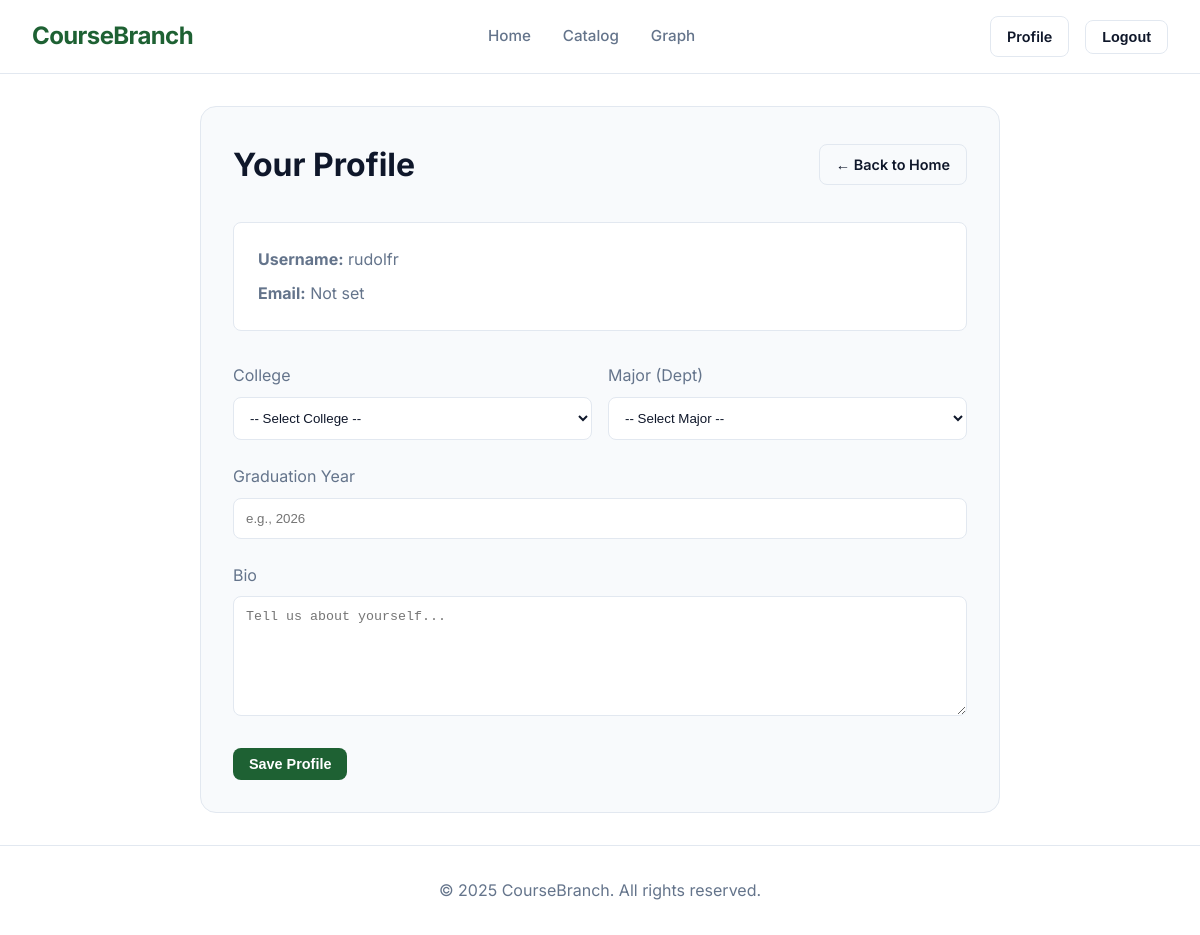
The app's page /profile/ (signed in), older data.
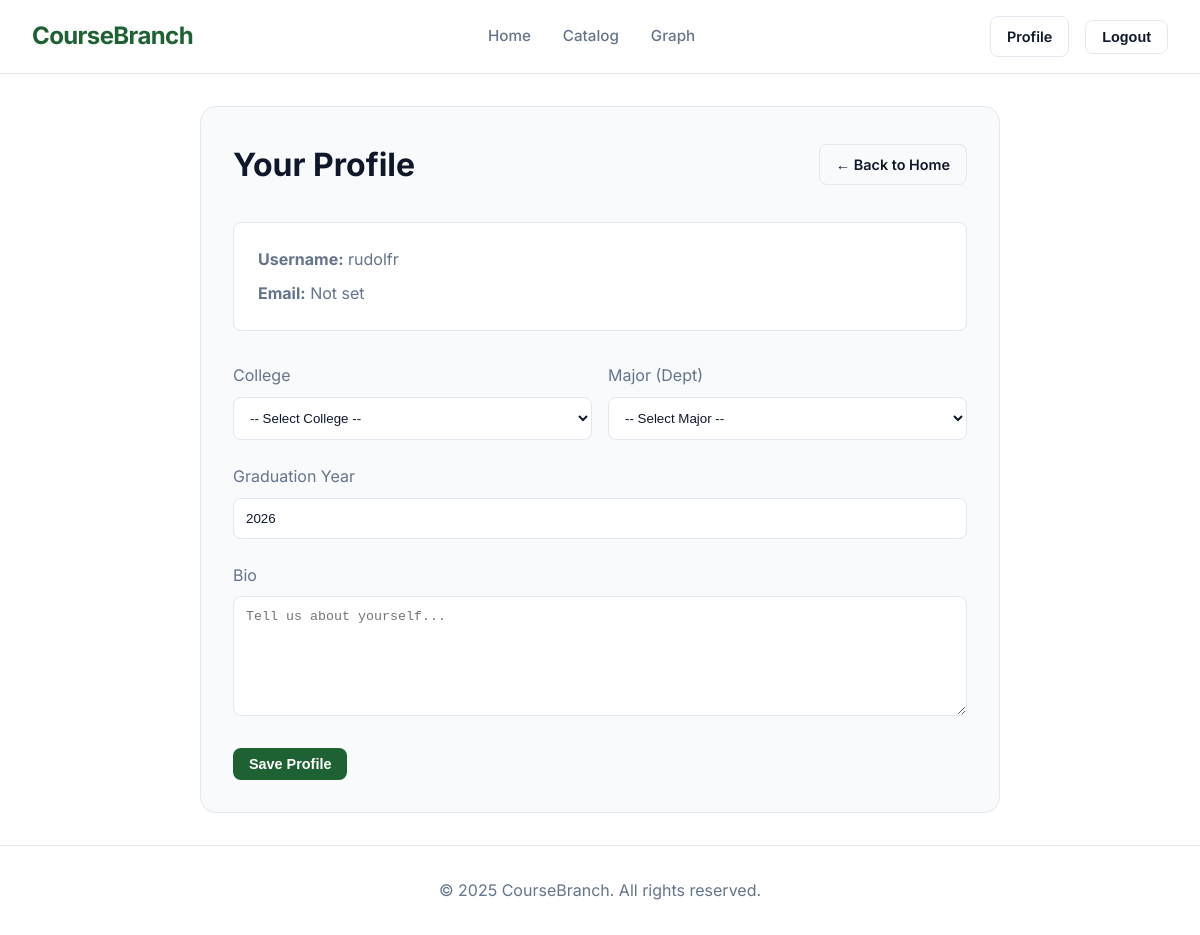
The same page, newer data.
### accounts/models.py (models this page shows, shortened)
class Profile(models.Model):
    user = models.OneToOneField(User, on_delete=models.CASCADE, related_name='profile')
    bio = models.TextField(blank=True, max_length=500)
    major = models.CharField(max_length=100, blank=True)
    college = models.CharField(max_length=100, blank=True)
    graduation_year = models.IntegerField(null=True, blank=True)

### accounts/views.py (the view, shortened to what this page needs)
# urls.py: path('profile/', views.profile_view, name='profile'),
@login_required
def profile_view(request):
    profile, _ = Profile.objects.get_or_create(user=request.user)
    colleges_data = get_colleges_and_majors()
    college_list = sorted(colleges_data.keys())
    return render(request, 'accounts/profile.html', {
        'profile': profile,
        'colleges_data': json.dumps(colleges_data), # Pass as JSON for JS
        'college_list': college_list
    })

### accounts/views.py (called while the page is built)
def get_colleges_and_majors():
    json_path = os.path.join(settings.BASE_DIR, 'bu_courses.json')
    data = {}
    try:
        with open(json_path, 'r', encoding='utf-8') as f:
            courses = json.load(f)
            for course in courses:
                code = course.get('course_code', '')
                parts = code.split()
                if len(parts) >= 2:
                    college = parts[0]
                    dept = parts[1]
                    if college not in data:
                        data[college] = set()
                    data[college].add(dept)
    except FileNotFoundError:
        pass
    sorted_data = {}
    for college, depts in data.items():
        sorted_data[college] = sorted(list(depts))
    return sorted_data

### accounts/templates/accounts/profile.html (shortened to what this page needs)
{% extends 'base.html' %}
{% load static %}
{% block extra_css %}
<link rel="stylesheet" href="{% static 'css/profile.css' %}">
{% endblock %}
{% block content %}
<div class="profile-container">
    <div class="feature-card">
        <div class="profile-header">
            <h1>Your Profile</h1>
            <a href="{% url 'home' %}" class="btn btn-outline">&larr; Back to Home</a>
        </div>
        <div class="profile-info-box">
            <p><strong>Username:</strong> <span class="muted-text">{{ user.username }}</span></p>
            <p><strong>Email:</strong> <span class="muted-text">{{ user.email|default:"Not set" }}</span></p>
        </div>
        <form method="post" class="profile-form">
            <div class="form-grid-2col">
                <div class="form-field">
                    <label for="college">College</label>
                    <select id="college" name="college">
                        <option value="">-- Select College --</option>
                    </select>
                </div>
                <div class="form-field">
                    <label for="major">Major (Dept)</label>
                    <select id="major" name="major">
                        <option value="">-- Select Major --</option>
                    </select>
                </div>
            </div>
            <div class="form-field">
                <label for="graduation_year">Graduation Year</label>
                <input type="number" id="graduation_year" name="graduation_year"
                    value="{{ profile.graduation_year|default:'' }}" placeholder="e.g., 2026">
            </div>
            <div class="form-field">
                <label for="bio">Bio</label>
                <textarea id="bio" name="bio" placeholder="Tell us about yourself...">{{ profile.bio }}</textarea>
            </div>
            <button type="submit" class="btn btn-primary form-submit">Save Profile</button>
        </form>
    </div>
</div>
{% endblock %}

### templates/base.html (shortened to what this page needs)
{% load static %}
<!DOCTYPE html>
<html lang="en">
<head>
    <link rel="stylesheet" href="{% static 'css/variables.css' %}">
    <link rel="stylesheet" href="{% static 'css/style.css' %}">
    {% block extra_css %}{% endblock %}
</head>
<body class="{% block body_class %}{% endblock %}">
    <header>
        <div class="header-container">
            <a href="{% url 'home' %}" class="logo">CourseBranch</a>
            <nav class="nav-links">
                <a href="{% url 'home' %}" class="nav-link">Home</a>
                <a href="/catalog/" class="nav-link">Catalog</a>
                <a href="/catalog/tree/" class="nav-link">Graph</a>
            </nav>
            <div class="user-actions">
                {% if user.is_authenticated %}
                    <a href="{% url 'profile' %}" class="btn btn-outline">Profile</a>
                    <form action="{% url 'logout' %}" method="post" style="display: inline;">
                        <button type="submit" class="btn btn-outline">Logout</button>
                    </form>
                {% else %}
                    <a href="{% url 'login' %}" class="btn btn-outline">Login</a>
                    <a href="{% url 'signup' %}" class="btn btn-primary">Sign Up</a>
                {% endif %}
            </div>
        </div>
    </header>
    <main>
        {% block content %}
        {% endblock %}
    </main>
    <footer>
        <p>&copy; {% now "Y" %} CourseBranch. All rights reserved.</p>
    </footer>
</body>
</html>

### static/css/variables.css (style rules this page uses)
:root { --dark-emerald: #1e6133; --periwinkle: #d8dcff; --dark-wine: #7b2d26; --primary-color: var(--dark-emerald); --primary-hover: #145028; --secondary-color: var(--dark-wine); --accent-color: var(--periwinkle); --background-color: #ffffff; --surface-color: #f8fafc; --text-color: #0f172a; --text-muted: #64748b; --border-color: #e2e8f0; --font-main: 'Inter', sans-serif; --shadow-sm: 0 1px 2px 0 rgb(0 0 0 / 0.05); --shadow-md: 0 4px 6px -1px rgb(0 0 0 / 0.1), 0 2px 4px -2px rgb(0 0 0 / 0.1); --shadow-lg: 0 10px 15px -3px rgb(0 0 0 / 0.1), 0 4px 6px -4px rgb(0 0 0 / 0.1); --graph-bg: #0f172a; --graph-legend-bg: #ffffff; --graph-node-default: #64748b; --graph-node-selected: #a855f7; --graph-node-prereq: #22c55e; --graph-node-text: #0f172a; --graph-node-border: #475569; --graph-node-prereq-border: #15803d; --graph-edge-color: #94a3b8; --graph-edge-highlight: #0ea5e9; --graph-boundary-color: #8b5cf6; --graph-boundary-bg: rgba(139, 92, 246, 0.08); --graph-muted-node: #94a3b8; --graph-level-100: #0ea5e9; --graph-level-200: #10b981; --graph-level-300: #fbbf24; --graph-level-400: #ec4899; --graph-level-500: #8b5cf6; }

### static/css/style.css (style rules this page uses)
* { box-sizing: border-box; margin: 0; padding: 0; }
body { font-family: var(--font-main); background-color: var(--background-color); color: var(--text-color); line-height: 1.6; min-height: 100vh; display: flex; flex-direction: column; }
a { color: inherit; text-decoration: none; transition: color 0.2s; }
header { background-color: rgba(255, 255, 255, 0.8); backdrop-filter: blur(12px); border-bottom: 1px solid var(--border-color); position: sticky; top: 0; z-index: 50; padding: 1rem 2rem; }
.header-container { max-width: 1200px; margin: 0 auto; display: flex; justify-content: space-between; align-items: center; }
.logo { font-size: 1.5rem; font-weight: 700; color: var(--primary-color); letter-spacing: -0.025em; }
.nav-links { display: flex; gap: 2rem; align-items: center; }
.nav-link { font-weight: 500; color: var(--text-muted); font-size: 0.95rem; }
.user-actions { display: flex; gap: 1rem; align-items: center; }
.btn { padding: 0.5rem 1rem; border-radius: 0.5rem; font-weight: 600; font-size: 0.9rem; cursor: pointer; transition: all 0.2s; border: none; }
.btn-primary { background-color: var(--primary-color); color: white; }
.btn-outline { background-color: transparent; border: 1px solid var(--border-color); color: var(--text-color); }
main { flex: 1; width: 100%; max-width: 1200px; margin: 0 auto; padding: 2rem; }
.feature-card { background-color: var(--surface-color); border: 1px solid var(--border-color); border-radius: 1rem; padding: 2rem; transition: transform 0.2s, border-color 0.2s; }
.feature-card p { color: var(--text-muted); }
footer { border-top: 1px solid var(--border-color); padding: 2rem; text-align: center; color: var(--text-muted); margin-top: auto; }

### static/css/profile.css (style rules this page uses)
.profile-container { max-width: 800px; margin: 0 auto; }
.profile-header { display: flex; justify-content: space-between; align-items: center; margin-bottom: 2rem; }
.profile-info-box { background-color: var(--background-color); padding: 1.5rem; border-radius: 0.5rem; margin-bottom: 2rem; border: 1px solid var(--border-color); }
.profile-info-box p { margin-bottom: 0.5rem; }
.profile-info-box p:last-child { margin-bottom: 0; }
.profile-info-box .muted-text { color: var(--text-muted); }
.profile-form { display: flex; flex-direction: column; gap: 1.5rem; }
.form-grid-2col { display: grid; grid-template-columns: 1fr 1fr; gap: 1rem; }
.form-field label { display: block; margin-bottom: 0.5rem; color: var(--text-muted); }
.form-field select, .form-field input, .form-field textarea { width: 100%; padding: 0.75rem; background-color: var(--background-color); border: 1px solid var(--border-color); color: var(--text-color); border-radius: 0.5rem; }
.form-field textarea { min-height: 120px; resize: vertical; }
.form-submit { align-self: flex-start; }

Row changes from the older to the newer data that the page shows:
now on this page (row edited): Profile: graduation_year "2026"
